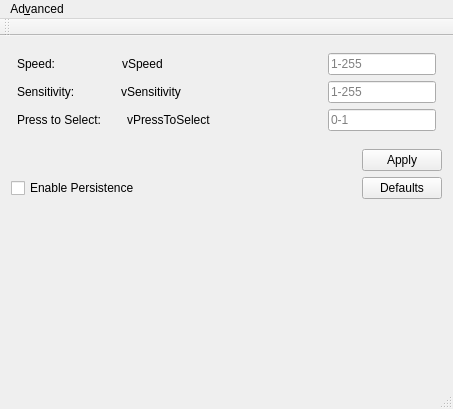
<?xml version="1.0" encoding="UTF-8"?>
<ui version="4.0">
 <class>MainWindow</class>
 <widget class="QMainWindow" name="MainWindow">
  <property name="geometry">
   <rect>
    <x>0</x>
    <y>0</y>
    <width>453</width>
    <height>409</height>
   </rect>
  </property>
  <property name="windowTitle">
   <string>MainWindow</string>
  </property>
  <widget class="QWidget" name="centralWidget">
   <layout class="QVBoxLayout" name="verticalLayout_2">
    <item>
     <layout class="QVBoxLayout" name="verticalLayout">
      <property name="leftMargin">
       <number>6</number>
      </property>
      <property name="topMargin">
       <number>6</number>
      </property>
      <property name="rightMargin">
       <number>6</number>
      </property>
      <property name="bottomMargin">
       <number>6</number>
      </property>
      <item>
       <layout class="QHBoxLayout" name="horizontalLayout">
        <item>
         <widget class="QLabel" name="static_Speed_Label">
          <property name="sizePolicy">
           <sizepolicy hsizetype="Preferred" vsizetype="Preferred">
            <horstretch>0</horstretch>
            <verstretch>0</verstretch>
           </sizepolicy>
          </property>
          <property name="text">
           <string>Speed:</string>
          </property>
         </widget>
        </item>
        <item>
         <spacer name="horizontalSpacer_2">
          <property name="orientation">
           <enum>Qt::Horizontal</enum>
          </property>
          <property name="sizeType">
           <enum>QSizePolicy::Fixed</enum>
          </property>
          <property name="sizeHint" stdset="0">
           <size>
            <width>60</width>
            <height>20</height>
           </size>
          </property>
         </spacer>
        </item>
        <item>
         <widget class="QLabel" name="label_Speed">
          <property name="sizePolicy">
           <sizepolicy hsizetype="Preferred" vsizetype="Preferred">
            <horstretch>0</horstretch>
            <verstretch>0</verstretch>
           </sizepolicy>
          </property>
          <property name="text">
           <string>vSpeed</string>
          </property>
         </widget>
        </item>
        <item>
         <spacer name="horizontalSpacer">
          <property name="orientation">
           <enum>Qt::Horizontal</enum>
          </property>
          <property name="sizeHint" stdset="0">
           <size>
            <width>40</width>
            <height>20</height>
           </size>
          </property>
         </spacer>
        </item>
        <item>
         <widget class="QLineEdit" name="edit_Speed">
          <property name="sizePolicy">
           <sizepolicy hsizetype="Fixed" vsizetype="Fixed">
            <horstretch>0</horstretch>
            <verstretch>0</verstretch>
           </sizepolicy>
          </property>
          <property name="maxLength">
           <number>3</number>
          </property>
          <property name="placeholderText">
           <string>1-255</string>
          </property>
         </widget>
        </item>
       </layout>
      </item>
      <item>
       <layout class="QHBoxLayout" name="horizontalLayout_2">
        <item>
         <widget class="QLabel" name="static_Sensitivity_Label">
          <property name="text">
           <string>Sensitivity:</string>
          </property>
         </widget>
        </item>
        <item>
         <spacer name="horizontalSpacer_3">
          <property name="orientation">
           <enum>Qt::Horizontal</enum>
          </property>
          <property name="sizeType">
           <enum>QSizePolicy::Fixed</enum>
          </property>
          <property name="sizeHint" stdset="0">
           <size>
            <width>40</width>
            <height>20</height>
           </size>
          </property>
         </spacer>
        </item>
        <item>
         <widget class="QLabel" name="label_Sensitivity">
          <property name="text">
           <string>vSensitivity</string>
          </property>
         </widget>
        </item>
        <item>
         <spacer name="horizontalSpacer_4">
          <property name="orientation">
           <enum>Qt::Horizontal</enum>
          </property>
          <property name="sizeHint" stdset="0">
           <size>
            <width>40</width>
            <height>20</height>
           </size>
          </property>
         </spacer>
        </item>
        <item>
         <widget class="QLineEdit" name="edit_Sensitivity">
          <property name="sizePolicy">
           <sizepolicy hsizetype="Fixed" vsizetype="Fixed">
            <horstretch>0</horstretch>
            <verstretch>0</verstretch>
           </sizepolicy>
          </property>
          <property name="maxLength">
           <number>3</number>
          </property>
          <property name="placeholderText">
           <string>1-255</string>
          </property>
         </widget>
        </item>
       </layout>
      </item>
      <item>
       <layout class="QHBoxLayout" name="horizontalLayout_3">
        <item>
         <widget class="QLabel" name="static_PressToSelect_Label">
          <property name="text">
           <string>Press to Select:</string>
          </property>
         </widget>
        </item>
        <item>
         <spacer name="horizontalSpacer_5">
          <property name="orientation">
           <enum>Qt::Horizontal</enum>
          </property>
          <property name="sizeType">
           <enum>QSizePolicy::Fixed</enum>
          </property>
          <property name="sizeHint" stdset="0">
           <size>
            <width>20</width>
            <height>20</height>
           </size>
          </property>
         </spacer>
        </item>
        <item>
         <widget class="QLabel" name="label_PressToSelect">
          <property name="text">
           <string>vPressToSelect</string>
          </property>
         </widget>
        </item>
        <item>
         <spacer name="horizontalSpacer_6">
          <property name="orientation">
           <enum>Qt::Horizontal</enum>
          </property>
          <property name="sizeHint" stdset="0">
           <size>
            <width>40</width>
            <height>20</height>
           </size>
          </property>
         </spacer>
        </item>
        <item>
         <widget class="QLineEdit" name="edit_Press_To_Select">
          <property name="sizePolicy">
           <sizepolicy hsizetype="Fixed" vsizetype="Fixed">
            <horstretch>0</horstretch>
            <verstretch>0</verstretch>
           </sizepolicy>
          </property>
          <property name="maxLength">
           <number>1</number>
          </property>
          <property name="placeholderText">
           <string>0-1</string>
          </property>
         </widget>
        </item>
       </layout>
      </item>
     </layout>
    </item>
    <item>
     <layout class="QGridLayout" name="gridLayout" columnstretch="1,0">
      <property name="sizeConstraint">
       <enum>QLayout::SetDefaultConstraint</enum>
      </property>
      <property name="topMargin">
       <number>6</number>
      </property>
      <property name="bottomMargin">
       <number>6</number>
      </property>
      <item row="1" column="0">
       <widget class="QCheckBox" name="check_Persist">
        <property name="text">
         <string>Enable Persistence</string>
        </property>
       </widget>
      </item>
      <item row="1" column="1">
       <widget class="QPushButton" name="button_Defaults">
        <property name="text">
         <string>Defaults</string>
        </property>
       </widget>
      </item>
      <item row="0" column="1">
       <widget class="QPushButton" name="button_Apply">
        <property name="text">
         <string>Apply</string>
        </property>
       </widget>
      </item>
     </layout>
    </item>
    <item>
     <widget class="QLabel" name="label_Info">
      <property name="sizePolicy">
       <sizepolicy hsizetype="Preferred" vsizetype="Preferred">
        <horstretch>0</horstretch>
        <verstretch>0</verstretch>
       </sizepolicy>
      </property>
      <property name="font">
       <font>
        <pointsize>10</pointsize>
        <weight>50</weight>
        <bold>false</bold>
        <underline>true</underline>
       </font>
      </property>
      <property name="autoFillBackground">
       <bool>true</bool>
      </property>
      <property name="text">
       <string/>
      </property>
      <property name="scaledContents">
       <bool>true</bool>
      </property>
      <property name="wordWrap">
       <bool>true</bool>
      </property>
     </widget>
    </item>
   </layout>
  </widget>
  <widget class="QMenuBar" name="menuBar">
   <property name="geometry">
    <rect>
     <x>0</x>
     <y>0</y>
     <width>453</width>
     <height>30</height>
    </rect>
   </property>
   <widget class="QMenu" name="menuAdvanced">
    <property name="title">
     <string>Ad&amp;vanced</string>
    </property>
    <addaction name="actionToggle_Test_Mode"/>
   </widget>
   <addaction name="menuAdvanced"/>
  </widget>
  <widget class="QToolBar" name="mainToolBar">
   <attribute name="toolBarArea">
    <enum>TopToolBarArea</enum>
   </attribute>
   <attribute name="toolBarBreak">
    <bool>false</bool>
   </attribute>
  </widget>
  <widget class="QStatusBar" name="statusBar"/>
  <action name="actionToggle_Test_Mode">
   <property name="text">
    <string>&amp;Toggle &quot;Test Mode&quot;</string>
   </property>
  </action>
 </widget>
 <layoutdefault spacing="6" margin="11"/>
 <resources/>
 <connections/>
</ui>
